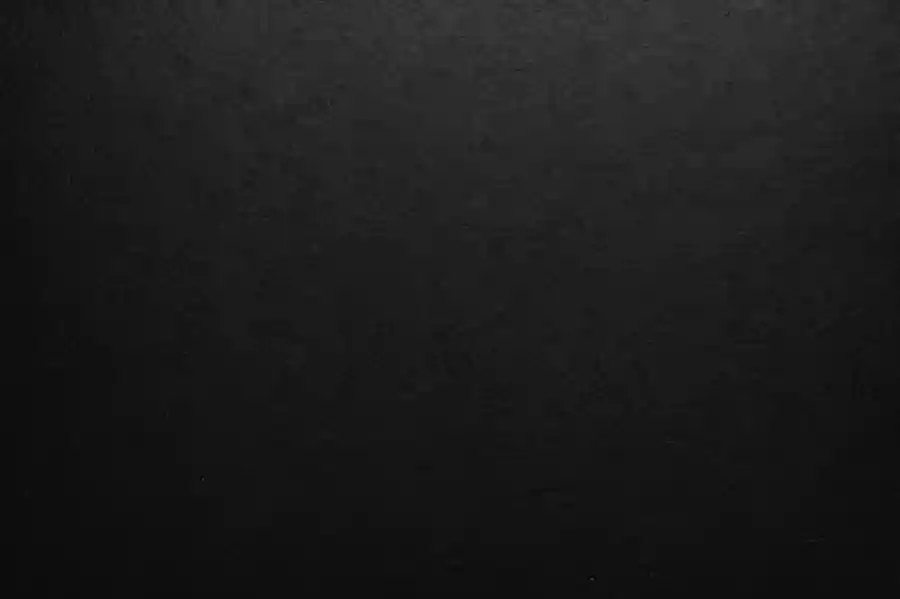
#> input picture assets/author-paper.webp, 900 x 599 px
$ python generate_og.py
#> lines starting #> are read from the running program, lines starting #| are printed output that depends on the picture
#!/usr/bin/env python3
"""Deterministic social cards and icon assets for the platinum research identity.

The generator uses canonical scholarly metadata; it never changes the papers.
The main site build calls this before rendering HTML so social-card URLs remain synchronized.
"""

from __future__ import annotations

import sys
import base64
import io
from pathlib import Path
from PIL import Image, ImageDraw, ImageFont, ImageOps, ImageFilter

ROOT = Path(__file__).resolve().parents[1]
if str(ROOT) not in sys.path:
    sys.path.insert(0, str(ROOT))

from src.archive.model import PAPERS_BY_SLUG, VERSION
from src.archive.runtime_assets import publish_assets

OUT = ROOT / "assets" / "og"
W, H = 1200, 630
PAPER = (248, 248, 247)         # #F8F8F7
INK = (20, 20, 20)              # #141414
SOFT = (72, 72, 72)             # readable neutral auxiliary copy
PLATINUM = (166, 168, 171)      # #A6A8AB
RULE = (212, 212, 211)
DARK_RULE = (94, 94, 94)
WHITE = (246, 246, 245)
FONT = ROOT / "assets/fonts/InterVariable.woff2"
MONO = "/usr/share/fonts/truetype/dejavu/DejaVuSansMono.ttf"

CARDS = {
    "home": {
        "label": "AI GOVERNANCE / TAKASHI SATO",
        "title": "A role alone is not governance.",
        "subtitle": "Accountability lives in the sequence.",
        "index": "00",
        "record": "THREE WORKING PAPERS · AI GOVERNANCE",
    },
    "papers": {
        "label": "THE PROPER ENDING INDEX / RESEARCH SERIES",
        "title": "Three papers. One institutional problem.",
        "subtitle": "Three distinct inquiries; no universal decision score.",
        "index": "I–III",
        "record": "WORKFLOW-CENTRIC AI GOVERNANCE TRILOGY",
    },
    "about": {
        "label": "AUTHOR RECORD / INDEPENDENT RESEARCH",
        "title": "Takashi Sato",
        "subtitle": "AI governance · Sapporo, Japan",
        "index": "TS",
        "record": "ORCID · SSRN · GOOGLE SCHOLAR",
    },
    "part1": {
        "label": "WORKFLOW-CENTRIC AI GOVERNANCE / PART I",
        "title": PAPERS_BY_SLUG["part1"]["title"],
        "subtitle": PAPERS_BY_SLUG["part1"]["subtitle"],
        "index": "I",
        "record": f"SSRN {PAPERS_BY_SLUG['part1']['ssrn']} · DOI {PAPERS_BY_SLUG['part1']['doi']} · v{VERSION}",
    },
    "part2": {
        "label": "WORKFLOW-CENTRIC AI GOVERNANCE / PART II",
        "title": PAPERS_BY_SLUG["part2"]["title"],
        "subtitle": PAPERS_BY_SLUG["part2"]["subtitle"],
        "index": "II",
        "record": f"SSRN {PAPERS_BY_SLUG['part2']['ssrn']} · DOI {PAPERS_BY_SLUG['part2']['doi']} · v{VERSION}",
    },
    "part3": {
        "label": "WORKFLOW-CENTRIC AI GOVERNANCE / PART III",
        "title": PAPERS_BY_SLUG["part3"]["title"],
        "subtitle": PAPERS_BY_SLUG["part3"]["subtitle"],
        "index": "III",
        "record": f"SSRN {PAPERS_BY_SLUG['part3']['ssrn']} · DOI {PAPERS_BY_SLUG['part3']['doi']} · v{VERSION}",
    },
}


def face(size: int, weight: int = 450) -> ImageFont.FreeTypeFont:
    try:
        font = ImageFont.truetype(str(FONT), size=size)
        font.set_variation_by_axes([24, weight])
        return font
    except (OSError, ValueError):
        return ImageFont.truetype("/usr/share/fonts/truetype/dejavu/DejaVuSans.ttf", size=size)


def mono(size: int) -> ImageFont.FreeTypeFont:
    return ImageFont.truetype(MONO, size=size)


# [14 lines left out: function wrap, not called in this run]


# Canonical paths; the open boundary and continuing line survive every medium.
BOUNDARY = "M11 59V12H55V30M55 52V59H11"
CONTINUITY = "M29 41H64"
GRAPHITE = (72, 72, 72)


# [23 lines left out: functions mark, svg_mark, not called in this run]


def material(name: str, size: tuple[int, int], strength: float = .55) -> Image.Image:
#> called with name = 'author-paper.webp', size = (1200, 630), strength = 0.48
    source = Image.open(ROOT / "assets" / name).convert("RGB")
#> source is the input picture: PIL image 900x599 RGB; min 2, max 64, mean 27.7
    source = ImageOps.fit(source, size, method=Image.Resampling.LANCZOS)
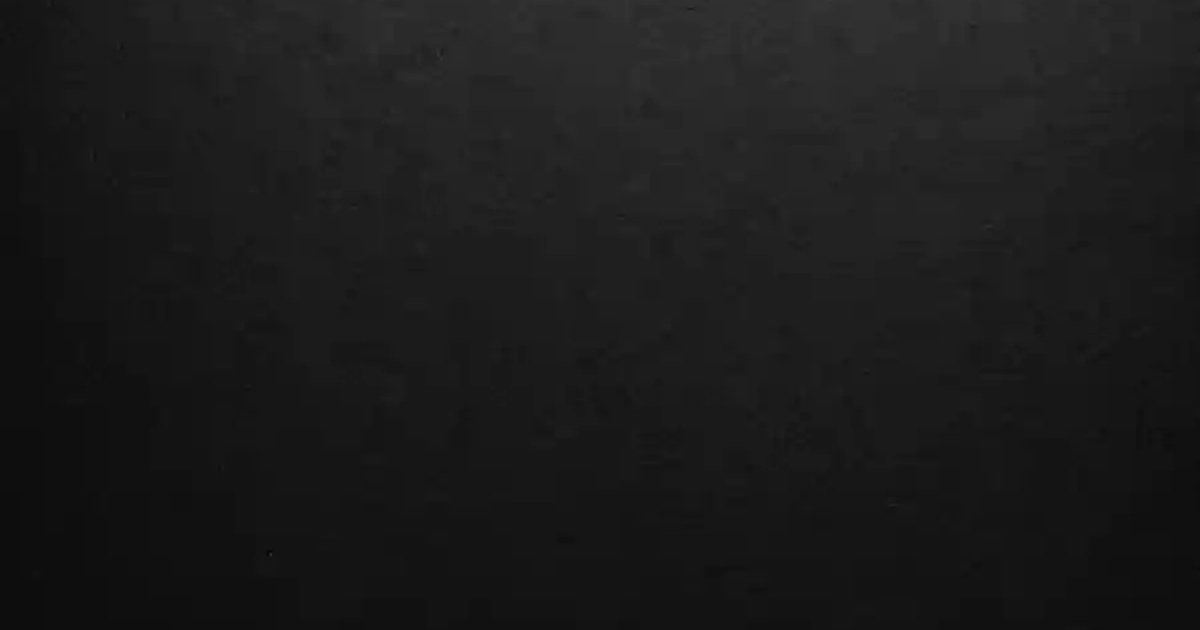
#> source: PIL image 1200x630 RGB; min 3, max 54, mean 27
    return Image.blend(Image.new("RGB", size, INK), source, strength)
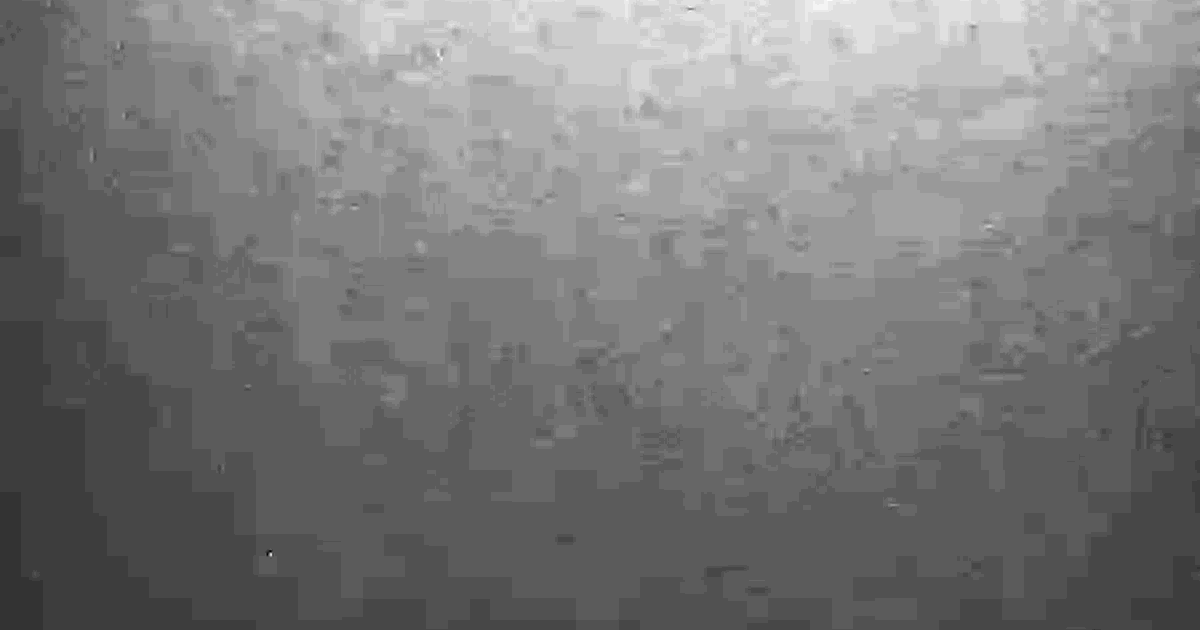
#> returned value: PIL image 1200x630 RGB; min 11, max 36, mean 22.9; drawn with min black and max white


# [117 lines left out: functions instrument, geometry, render_card, not called in this run]


def favicon_master() -> Image.Image:
    """Recovered January 2026 personal T mark; retain its original brush geometry."""
    with Image.open(ROOT / "assets/favicon-source-20260117.png") as original:
        mask = original.convert("L").point(lambda v: max(0, min(255, round((v-8)*255/247))))
    bounds = mask.point(lambda v: 255 if v > 18 else 0).getbbox()
    if bounds is None:
        raise ValueError("empty supplied favicon mark")
    return mask.crop(bounds)


# [28 lines left out: functions icon, personal_favicon_svg, not called in this run]


def render_archive_card() -> Image.Image:
    """Discipline-neutral author cover, using the approved personal T artwork."""
    image = material("author-paper.webp", (W, H), .48)
    draw = ImageDraw.Draw(image)
    left, right = 72, W - 72
    draw.text((left, 48), "INDEPENDENT ARCHIVE", font=face(22, 650), fill=PLATINUM)
    city = "SAPPORO, JAPAN"
    city_font = face(22, 550)
    draw.text((right - draw.textlength(city, font=city_font), 48), city, font=city_font, fill=PLATINUM)
    draw.line((left, 100, right, 100), fill=DARK_RULE, width=1)

    name = "Takashi Sato"
    name_font = face(104, 550)
    if draw.textbbox((0, 0), name, font=name_font)[2] > 795:
        raise ValueError("Archive card author name exceeds title column")
    draw.text((left, 188), name, font=name_font, fill=WHITE)
    draw.text((left + 3, 345), "Research & Writings", font=face(39, 440), fill=WHITE)
    draw.text((left + 3, 408), "An independent record of published work", font=face(23, 450), fill=PLATINUM)

    # The personal T mark belongs to the author, not to the research series.
    mask = favicon_master()
    mask.thumbnail((180, 180), Image.Resampling.LANCZOS)
    image.paste(WHITE, (1030 - mask.width // 2, 310 - mask.height // 2), mask)

    draw.line((left, 522, right, 522), fill=DARK_RULE, width=1)
    draw.text((left, 551), "takashisato.me", font=face(24, 580), fill=WHITE)
    return image


def main() -> None:
    OUT.mkdir(parents=True, exist_ok=True)
    cards = {"archive": render_archive_card()}
    cards.update({name: render_card(name, card) for name, card in CARDS.items()})
    payloads = {}
    for name, image in cards.items():
        buffer = io.BytesIO()
        image.save(buffer, "JPEG", quality=86, optimize=True, progressive=True, subsampling=0)
        payloads[f"og/{name}.jpg"] = buffer.getvalue()
    publish_assets(payloads)

    (ROOT / "assets/brand-mark.svg").write_text(svg_mark(tile=False),encoding="utf-8")
    (ROOT / "favicon.svg").write_text(personal_favicon_svg(adaptive=True),encoding="utf-8")
    (ROOT / "favicon-dark.svg").write_text(personal_favicon_svg(dark=True),encoding="utf-8")
    icon(512,maskable=True).save(ROOT / "maskable-512x512.png","PNG",optimize=True)
    icon_specs = {
        "android-chrome-192x192.png": (192, False),
        "android-chrome-512x512.png": (512, False),
        "apple-touch-icon.png": (180, False),
        "favicon-16x16.png": (16, False),
        "favicon-32x32.png": (32, False),
        "favicon-96x96.png": (96, False),
        "favicon-16x16-dark.png": (16, True),
        "favicon-32x32-dark.png": (32, True),
    }
    for filename, (size, inverse) in icon_specs.items():
        icon(size, inverse).save(ROOT / filename, "PNG", optimize=True)
    icon(64).save(ROOT / "favicon.ico",format="ICO",sizes=[(16,16),(32,32),(48,48),(64,64)],append_images=[icon(n) for n in (16,32,48)])


if __name__ == "__main__":
#> (the run stopped early here; a loop or call above may not have finished)
